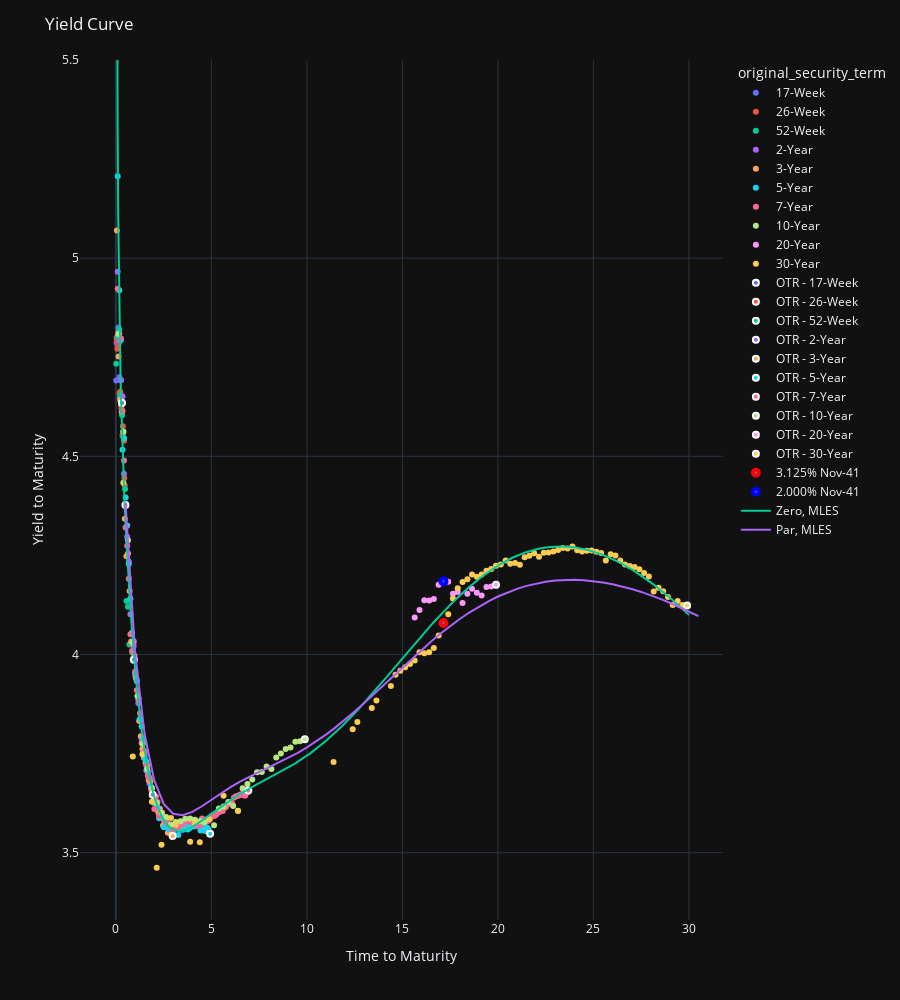

Notebook code cell kept with this figure:
### Code cell
fitted_bspline = filtered_fitted_interpolator.b_spline_with_knots_interpolation(
    knots=[0.5, 1, 2, 3, 4, 5, 7, 8, 9, 10, 11, 12, 15, 20, 25],
    k=3,
    return_func=True,
)
fitted_unispline = filtered_fitted_interpolator.univariate_spline(s=1.75, return_func=True)

plot_usts(
    curve_set_df=curve_set_df,
    ttm_col="time_to_maturity",
    ytm_col=f"{quote_type}_yield",
    hover_data=[
        "issue_date",
        "maturity_date",
        "cusip",
        "label",
        f"{quote_type}_price",
        "free_float",
    ],
    ust_labels_highlighter=[("3.125% Nov-41", "red"), ("2.000% Nov-41", "blue")],
    zero_curves=[
        # (
        #     otr_fit_interpolator.pchip_interpolation(return_func=True),
        #     "PCHIP Intrp - OTR Fit",
        # ),
        # (
        #     fitted_bspline,
        #     "BSpline k=3 - Zero Filtered Fit",
        # ),
        (
            mles_func,
            "Zero, MLES"
        ),
    ],
    par_curves=[
        # (
        #     fitted_bspline,
        #     "BSpline k=3 - Par FF",
        # ),
        # (
        #     fitted_unispline,
        #     "Unispline s=1.75 - Par FF",
        # ),
        (
            mles_func,
            "Par, MLES",
            True
        ),
    ],
    # n_yr_fwd_curves=[
    #     (
    #         nss_func,
    #         1,
    #         "1yr Fwd, NSS",
    #     ) 
    # ]
    # impl_spot_n_yr_fwd_curves=[
    #     (fitted_bspline, 1, "Impl Spots, 1y Fwd"),
    # ],
    # impl_par_n_yr_fwd_curves=[
        # (fitted_bspline, 1, "Impl Par, 1y Fwd"),
    #     (
    #         mles_func,
    #         1,
    #         "1yr Fwd, MLES",
    #         True
    #     )
    # ],
)

### Figure 1 — Plotly figure (JSON) as saved in the notebook; plotly's stock layout.template omitted (floating-point values rounded to 4 significant figures; data arrays with more than 128 entries replaced by an {"elided": "..."} marker saying what was removed)
{"data": [{"customdata": [["2024-09-03T00:00:00", "2024-10-01T00:00:00", "912797LK1", "5.263s , Oct 24s, 17-Week", 99.95, -763.9], ["2024-09-10T00:00:00", "2024-10-08T00:00:00", "912797LS4", "5.171s , Oct 24s, 17-Week", 99.86, -772.5], ["2024-09-17T00:00:00", "2024-10-15T00:00:00", "912797LT2", "5.053s , Oct 24s, 17-Week", 99.77, -798.0], ["2024-09-24T00:00:00", "2024-10-22T00:00:00", "912797LU9", "4.783s , Oct 24s, 17-Week", 99.68, -766.6], ["2024-09-03T00:00:00", "2024-10-29T00:00:00", "912797LV7", "5.212s , Oct 24s, 17-Week", 99.59, -403.1], ["2024-09-10T00:00:00", "2024-11-05T00:00:00", "912797MA2", "5.150s , Nov 24s, 17-Week", 99.5, -404.9], ["2024-09-17T00:00:00", "2024-11-12T00:00:00", "912797MB0", "5.099s , Nov 24s, 17-Week", 99.41, -415.1], ["2024-09-24T00:00:00", "2024-11-19T00:00:00", "912797MC8", "4.790s , Nov 24s, 17-Week", 99.32, -436.7], ["2024-07-30T00:00:00", "2024-11-26T00:00:00", "912797MD6", "5.275s , Nov 24s, 17-Week", 99.23, -184.5], ["2024-08-06T00:00:00", "2024-12-03T00:00:00", "912797ME4", "5.249s , Dec 24s, 17-Week", 99.15, -187.8], ["2024-08-13T00:00:00", "2024-12-10T00:00:00", "912797MN4", "5.144s , Dec 24s, 17-Week", 99.08, -185.2], ["2024-08-20T00:00:00", "2024-12-17T00:00:00", "912797MP9", "5.134s , Dec 24s, 17-Week", 98.99, -190.1], ["2024-08-27T00:00:00", "2024-12-24T00:00:00", "912797MQ7", "5.071s , Dec 24s, 17-Week", 98.9, -164.8], ["2024-09-03T00:00:00", "2024-12-31T00:00:00", "912797MR5", "5.018s , Dec 24s, 17-Week", 98.81, -180.9], ["2024-09-10T00:00:00", "2025-01-07T00:00:00", "912797MW4", "4.956s , Jan 25s, 17-Week", 98.73, -187.5], ["2024-09-17T00:00:00", "2025-01-14T00:00:00", "912797MX2", "4.882s , Jan 25s, 17-Week", 98.65, -196.6]], "hovertemplate": "original_security_term=17-Week<br>time_to_maturity=%{x}<br>eod_yield=%{y}<br>issue_date=%{customdata[0]}<br>maturity_date=%{customdata[1]}<br>cusip=%{customdata[2]}<br>label=%{customdata[3]}<br>eod_price=%{customdata[4]}<br>free_float=%{customdata[5]}<extra></extra>", "legendgroup": "17-Week", "marker": {"color": "#636efa", "symbol": "circle"}, "mode": "markers", "name": "17-Week", "orientation": "v", "showlegend": true, "type": "scatter", "x": [0.0137, 0.03288, 0.05205, 0.07123, 0.09041, 0.1096, 0.1288, 0.1479, 0.1671, 0.1863, 0.2055, 0.2247, 0.2438, 0.263, 0.2822, 0.3014], "xaxis": "x", "y": [4.691, 4.787, 4.8, 4.781, 4.804, 4.791, 4.825, 4.795, 4.798, 4.7, 4.65, 4.652, 4.654, 4.692, 4.652, 4.643], "yaxis": "y"}, {"customdata": [["2024-06-27T00:00:00", "2024-09-26T00:00:00", "912797KM8", "5.379s , Sep 24s, 26-Week", null, -1894.0], ["2024-07-11T00:00:00", "2024-10-10T00:00:00", "912797KT3", "5.374s , Oct 24s, 26-Week", 99.83, -8375.0], ["2024-07-18T00:00:00", "2024-10-17T00:00:00", "912797KU0", "5.337s , Oct 24s, 26-Week", 99.74, -9207.0], ["2024-07-25T00:00:00", "2024-10-24T00:00:00", "912797KV8", "5.332s , Oct 24s, 26-Week", 99.65, -8606.0], ["2024-08-08T00:00:00", "2024-11-07T00:00:00", "912797LC9", "5.212s , Nov 24s, 26-Week", 99.47, -12080.0], ["2024-08-15T00:00:00", "2024-11-14T00:00:00", "912797LD7", "5.207s , Nov 24s, 26-Week", 99.38, -13910.0], ["2024-08-22T00:00:00", "2024-11-21T00:00:00", "912797LE5", "5.192s , Nov 24s, 26-Week", 99.3, -11180.0], ["2024-09-05T00:00:00", "2024-12-05T00:00:00", "912797LF2", "5.103s , Dec 24s, 26-Week", 99.14, -1649.0], ["2024-09-12T00:00:00", "2024-12-12T00:00:00", "912797LP0", "5.025s , Dec 24s, 26-Week", 99.05, -2449.0], ["2024-09-19T00:00:00", "2024-12-19T00:00:00", "912797LQ8", "4.874s , Dec 24s, 26-Week", 98.96, -599.2], ["2024-07-05T00:00:00", "2025-01-02T00:00:00", "912797LR6", "5.323s , Jan 25s, 26-Week", 98.8, -4320.0], ["2024-07-11T00:00:00", "2025-01-09T00:00:00", "912797LX3", "5.286s , Jan 25s, 26-Week", 98.72, -3943.0], ["2024-07-18T00:00:00", "2025-01-16T00:00:00", "912797LY1", "5.185s , Jan 25s, 26-Week", 98.63, -4124.0], ["2024-08-01T00:00:00", "2025-01-30T00:00:00", "912797LZ8", "5.126s , Jan 25s, 26-Week", 98.48, -7197.0], ["2024-08-08T00:00:00", "2025-02-06T00:00:00", "912797MJ3", "4.881s , Feb 25s, 26-Week", 98.39, -5615.0], ["2024-08-15T00:00:00", "2025-02-13T00:00:00", "912797MK0", "4.982s , Feb 25s, 26-Week", 98.31, -6404.0], ["2024-08-29T00:00:00", "2025-02-27T00:00:00", "912797ML8", "4.865s , Feb 25s, 26-Week", 98.15, -4879.0], ["2024-09-05T00:00:00", "2025-03-06T00:00:00", "912797MM6", "4.823s , Mar 25s, 26-Week", 98.08, -799.4], ["2024-09-12T00:00:00", "2025-03-13T00:00:00", "912797MT1", "4.701s , Mar 25s, 26-Week", 98.0, -858.2]], "hovertemplate": "original_security_term=26-Week<br>time_to_maturity=%{x}<br>eod_yield=%{y}<br>issue_date=%{customdata[0]}<br>maturity_date=%{customdata[1]}<br>cusip=%{customdata[2]}<br>label=%{customdata[3]}<br>eod_price=%{customdata[4]}<br>free_float=%{customdata[5]}<extra></extra>", "legendgroup": "26-Week", "marker": {"color": "#EF553B", "symbol": "circle"}, "mode": "markers", "name": "26-Week", "orientation": "v", "showlegend": true, "type": "scatter", "x": [0, 0.03836, 0.05753, 0.07671, 0.1151, 0.1342, 0.1534, 0.1918, 0.211, 0.2301, 0.2685, 0.2877, 0.3068, 0.3452, 0.3644, 0.3836, 0.4219, 0.4411, 0.4603], "xaxis": "x", "y": [null, 4.798, 4.79, 4.771, 4.813, 4.815, 4.785, 4.659, 4.661, 4.663, 4.629, 4.621, 4.633, 4.552, 4.576, 4.556, 4.539, 4.445, 4.426], "yaxis": "y"}, {"customdata": [["2024-07-05T00:00:00", "2024-10-03T00:00:00", "912797GW1", "5.383s , Oct 24s, 52-Week", 99.92, -12410.0], ["2024-08-01T00:00:00", "2024-10-31T00:00:00", "912797HE0", "5.285s , Oct 24s, 52-Week", 99.56, -20400.0], ["2024-08-29T00:00:00", "2024-11-29T00:00:00", "912797HP5", "5.114s , Nov 24s, 52-Week", 99.19, -13910.0], ["2024-09-26T00:00:00", "2024-12-26T00:00:00", "912796ZV4", "4.656s , Dec 24s, 52-Week", 98.88, -2950.0], ["2024-07-25T00:00:00", "2025-01-23T00:00:00", "912797JR9", "5.190s , Jan 25s, 52-Week", 98.55, -6586.0], ["2024-08-22T00:00:00", "2025-02-20T00:00:00", "912797KA4", "4.956s , Feb 25s, 52-Week", 98.23, -8605.0], ["2024-09-19T00:00:00", "2025-03-20T00:00:00", "912797KJ5", "4.573s , Mar 25s, 52-Week", 97.92, -418.3], ["2024-04-18T00:00:00", "2025-04-17T00:00:00", "912797KS5", "5.177s , Apr 25s, 52-Week", 97.76, -3108.0], ["2024-05-16T00:00:00", "2025-05-15T00:00:00", "912797LB1", "5.155s , May 25s, 52-Week", 97.45, -4573.0], ["2024-06-13T00:00:00", "2025-06-12T00:00:00", "912797LN5", "5.177s , Jun 25s, 52-Week", 97.22, -983.7], ["2024-07-11T00:00:00", "2025-07-10T00:00:00", "912797LW5", "5.024s , Jul 25s, 52-Week", 96.92, -2591.0], ["2024-08-08T00:00:00", "2025-08-07T00:00:00", "912797MG9", "4.458s , Aug 25s, 52-Week", 96.64, -3690.0]], "hovertemplate": "original_security_term=52-Week<br>time_to_maturity=%{x}<br>eod_yield=%{y}<br>issue_date=%{customdata[0]}<br>maturity_date=%{customdata[1]}<br>cusip=%{customdata[2]}<br>label=%{customdata[3]}<br>eod_price=%{customdata[4]}<br>free_float=%{customdata[5]}<extra></extra>", "legendgroup": "52-Week", "marker": {"color": "#00cc96", "symbol": "circle"}, "mode": "markers", "name": "52-Week", "orientation": "v", "showlegend": true, "type": "scatter", "x": [0.01918, 0.09589, 0.1753, 0.2493, 0.326, 0.4027, 0.4795, 0.5562, 0.6329, 0.7096, 0.7863, 0.863], "xaxis": "x", "y": [4.734, 4.8, 4.82, 4.654, 4.603, 4.548, 4.418, 4.135, 4.12, 4.025, 4.027, 4.005], "yaxis": "y"}, {"customdata": {"elided": "23x6 mixed values"}, "hovertemplate": "original_security_term=2-Year<br>time_to_maturity=%{x}<br>eod_yield=%{y}<br>issue_date=%{customdata[0]}<br>maturity_date=%{customdata[1]}<br>cusip=%{customdata[2]}<br>label=%{customdata[3]}<br>eod_price=%{customdata[4]}<br>free_float=%{customdata[5]}<extra></extra>", "legendgroup": "2-Year", "marker": {"color": "#ab63fa", "symbol": "circle"}, "mode": "markers", "name": "2-Year", "orientation": "v", "showlegend": true, "type": "scatter", "x": [0.01096, 0.09589, 0.1781, 0.263, 0.3479, 0.4247, 0.5096, 0.5918, 0.6767, 0.7589, 0.8438, 0.9288, 1.011, 1.096, 1.178, 1.263, 1.348, 1.425, 1.51, 1.592, 1.677, 1.759, 1.844], "xaxis": "x", "y": [7.92, 4.966, 4.792, 4.692, 4.651, 4.456, 4.376, 4.297, 4.235, 4.102, 4.052, 4.021, 3.946, 3.932, 3.877, 3.831, 3.786, 3.755, 3.747, 3.707, 3.704, 3.674, 3.663], "yaxis": "y"}, {"customdata": {"elided": "35x6 mixed values"}, "hovertemplate": "original_security_term=3-Year<br>time_to_maturity=%{x}<br>eod_yield=%{y}<br>issue_date=%{customdata[0]}<br>maturity_date=%{customdata[1]}<br>cusip=%{customdata[2]}<br>label=%{customdata[3]}<br>eod_price=%{customdata[4]}<br>free_float=%{customdata[5]}<extra></extra>", "legendgroup": "3-Year", "marker": {"color": "#FFA15A", "symbol": "circle"}, "mode": "markers", "name": "3-Year", "orientation": "v", "showlegend": true, "type": "scatter", "x": [0.05205, 0.137, 0.2192, 0.3041, 0.389, 0.4658, 0.5507, 0.6329, 0.7178, 0.8, 0.8849, 0.9699, 1.052, 1.137, 1.219, 1.304, 1.389, 1.466, 1.551, 1.633, 1.718, 1.8, 1.885, 1.97, 2.052, 2.137, 2.219, 2.304, 2.389, 2.466, 2.551, 2.633, 2.718, 2.8, 2.885], "xaxis": "x", "y": [5.07, 4.752, 4.643, 4.612, 4.562, 4.343, 4.248, 4.255, 4.16, 4.033, 4.027, 3.997, 3.94, 3.895, 3.833, 3.793, 3.761, 3.74, 3.727, 3.72, 3.684, 3.68, 3.661, 3.644, 3.634, 3.623, 3.601, 3.61, 3.598, 3.568, 3.58, 3.582, 3.55, 3.556, 3.552], "yaxis": "y"}, {"customdata": {"elided": "58x6 mixed values"}, "hovertemplate": "original_security_term=5-Year<br>time_to_maturity=%{x}<br>eod_yield=%{y}<br>issue_date=%{customdata[0]}<br>maturity_date=%{customdata[1]}<br>cusip=%{customdata[2]}<br>label=%{customdata[3]}<br>eod_price=%{customdata[4]}<br>free_float=%{customdata[5]}<extra></extra>", "legendgroup": "5-Year", "marker": {"color": "#19d3f3", "symbol": "circle"}, "mode": "markers", "name": "5-Year", "orientation": "v", "showlegend": true, "type": "scatter", "x": [0.01096, 0.09589, 0.1781, 0.263, 0.3479, 0.4247, 0.5096, 0.5918, 0.6767, 0.7589, 0.8438, 0.9288, 1.011, 1.096, 1.178, 1.263, 1.348, 1.425, 1.51, 1.592, 1.677, 1.759, 1.844, 1.929, 2.011, 2.096, 2.178, 2.263, 2.425, 2.51, 2.592, 2.677, 2.759, 2.844, 2.929, 3.011, 3.096, 3.178, 3.263, 3.348, 3.427, 3.512, 3.595, 3.679, 3.762, 3.847, 3.932, 4.014, 4.099, 4.181, 4.266, 4.351, 4.427, 4.512, 4.595, 4.679, 4.762, 4.847], "xaxis": "x", "y": [9.105, 5.207, 4.919, 4.793, 4.516, 4.545, 4.396, 4.325, 4.229, 4.14, 4.055, 4.034, 3.953, 3.936, 3.89, 3.838, 3.819, 3.786, 3.739, 3.73, 3.698, 3.689, 3.666, 3.648, 3.625, 3.626, 3.615, 3.587, 3.588, 3.564, 3.576, 3.574, 3.559, 3.564, 3.566, 3.55, 3.564, 3.568, 3.545, 3.558, 3.558, 3.558, 3.564, 3.568, 3.559, 3.561, 3.565, 3.57, 3.566, 3.569, 3.572, 3.567, 3.556, 3.565, 3.56, 3.554, 3.564, 3.559], "yaxis": "y"}, {"customdata": {"elided": "83x6 mixed values"}, "hovertemplate": "original_security_term=7-Year<br>time_to_maturity=%{x}<br>eod_yield=%{y}<br>issue_date=%{customdata[0]}<br>maturity_date=%{customdata[1]}<br>cusip=%{customdata[2]}<br>label=%{customdata[3]}<br>eod_price=%{customdata[4]}<br>free_float=%{customdata[5]}<extra></extra>", "legendgroup": "7-Year", "marker": {"color": "#FF6692", "symbol": "circle"}, "mode": "markers", "name": "7-Year", "orientation": "v", "showlegend": true, "type": "scatter", "x": [0.01096, 0.09589, 0.1781, 0.263, 0.3479, 0.4247, 0.5096, 0.5918, 0.6767, 0.7589, 0.8438, 0.9288, 1.011, 1.096, 1.178, 1.263, 1.348, 1.425, 1.51, 1.592, 1.677, 1.759, 1.844, 1.929, 2.011, 2.096, 2.178, 2.263, 2.348, 2.425, 2.51, 2.592, 2.677, 2.759, 2.844, 2.929, 3.011, 3.096, 3.178, 3.263, 3.348, 3.427, 3.512, 3.595, 3.679, 3.762, 3.847, 3.932, 4.014, 4.099, 4.181, 4.266, 4.351, 4.427, 4.512, 4.595, 4.679, 4.762, 4.847, 4.932, 5.014, 5.099, 5.181, 5.266, 5.351, 5.427, 5.512, 5.595, 5.679, 5.762, 5.847, 5.932, 6.014, 6.099, 6.181, 6.266, 6.351, 6.427, 6.512, 6.595, 6.679, 6.762, 6.847], "xaxis": "x", "y": [5.899, 4.923, 4.81, 4.797, 4.614, 4.49, 4.32, 4.274, 4.191, 4.051, 4.009, 4.031, 3.957, 3.91, 3.886, 3.852, 3.777, 3.776, 3.755, 3.72, 3.694, 3.688, 3.659, 3.645, 3.61, 3.642, 3.628, 3.593, 3.603, 3.6, 3.581, 3.582, 3.575, 3.571, 3.568, 3.562, 3.556, 3.567, 3.564, 3.564, 3.569, 3.571, 3.572, 3.578, 3.582, 3.579, 3.579, 3.576, 3.579, 3.576, 3.579, 3.567, 3.574, 3.57, 3.586, 3.581, 3.583, 3.58, 3.58, 3.585, 3.593, 3.593, 3.593, 3.597, 3.602, 3.602, 3.606, 3.605, 3.613, 3.615, 3.622, 3.628, 3.627, 3.623, 3.639, 3.642, 3.643, 3.644, 3.646, 3.645, 3.656, 3.644, 3.65], "yaxis": "y"}, {"customdata": {"elided": "39x6 mixed values"}, "hovertemplate": "original_security_term=10-Year<br>time_to_maturity=%{x}<br>eod_yield=%{y}<br>issue_date=%{customdata[0]}<br>maturity_date=%{customdata[1]}<br>cusip=%{customdata[2]}<br>label=%{customdata[3]}<br>eod_price=%{customdata[4]}<br>free_float=%{customdata[5]}<extra></extra>", "legendgroup": "10-Year", "marker": {"color": "#B6E880", "symbol": "circle"}, "mode": "markers", "name": "10-Year", "orientation": "v", "showlegend": true, "type": "scatter", "x": [0.137, 0.389, 0.6329, 0.8849, 1.137, 1.389, 1.633, 1.885, 2.137, 2.389, 2.633, 2.885, 3.137, 3.389, 3.636, 3.888, 4.14, 4.392, 4.636, 4.888, 5.14, 5.392, 5.636, 5.888, 6.14, 6.392, 6.636, 6.888, 7.14, 7.392, 7.638, 7.89, 8.142, 8.395, 8.638, 8.89, 9.142, 9.395, 9.638], "xaxis": "x", "y": [4.808, 4.562, 4.288, 4.031, 3.895, 3.775, 3.711, 3.663, 3.625, 3.6, 3.59, 3.571, 3.577, 3.579, 3.586, 3.586, 3.583, 3.579, 3.577, 3.549, 3.569, 3.611, 3.616, 3.627, 3.618, 3.605, 3.662, 3.673, 3.684, 3.703, 3.703, 3.717, 3.711, 3.74, 3.75, 3.762, 3.765, 3.78, 3.781], "yaxis": "y"}, {"customdata": [["2020-07-31T00:00:00", "2040-05-15T00:00:00", "912810SR0", "1.125s, May 40s, 20-Year", 65.97, 39650.0], ["2020-11-02T00:00:00", "2040-08-15T00:00:00", "912810SQ2", "1.125s, Aug 40s, 20-Year", 65.41, 48780.0], ["2021-02-01T00:00:00", "2040-11-15T00:00:00", "912810ST6", "1.375s, Nov 40s, 20-Year", 67.72, 54620.0], ["2021-04-30T00:00:00", "2041-02-15T00:00:00", "912810SW9", "1.875s, Feb 41s, 20-Year", 73.28, 65810.0], ["2021-08-02T00:00:00", "2041-05-15T00:00:00", "912810SY5", "2.25s, May 41s, 20-Year", 77.44, 55490.0], ["2021-11-01T00:00:00", "2041-08-15T00:00:00", "912810TA6", "1.75s, Aug 41s, 20-Year", 70.81, 74190.0], ["2022-01-31T00:00:00", "2041-11-15T00:00:00", "912810TC2", "2.0s, Nov 41s, 20-Year", 73.47, 62690.0], ["2022-05-02T00:00:00", "2042-02-15T00:00:00", "912810TF5", "2.375s, Feb 42s, 20-Year", 77.81, 49640.0], ["2022-08-01T00:00:00", "2042-05-15T00:00:00", "912810TH1", "3.25s, May 42s, 20-Year", 88.78, 44380.0], ["2022-10-31T00:00:00", "2042-08-15T00:00:00", "912810TK4", "3.375s, Aug 42s, 20-Year", 90.19, 38740.0], ["2023-01-31T00:00:00", "2042-11-15T00:00:00", "912810TM0", "4.0s, Nov 42s, 20-Year", 98.34, 38970.0], ["2023-05-01T00:00:00", "2043-02-15T00:00:00", "912810TQ1", "3.875s, Feb 43s, 20-Year", 96.44, 38980.0], ["2023-07-31T00:00:00", "2043-05-15T00:00:00", "912810TS7", "3.875s, May 43s, 20-Year", 96.25, 38830.0], ["2023-10-31T00:00:00", "2043-08-15T00:00:00", "912810TU2", "4.375s, Aug 43s, 20-Year", 102.8, 41990.0], ["2024-01-31T00:00:00", "2043-11-15T00:00:00", "912810TW8", "4.75s, Nov 43s, 20-Year", 107.9, 41990.0], ["2024-04-30T00:00:00", "2044-02-15T00:00:00", "912810TZ1", "4.5s, Feb 44s, 20-Year", 104.3, 41950.0], ["2024-07-31T00:00:00", "2044-05-15T00:00:00", "912810UB2", "4.625s, May 44s, 20-Year", 106.0, 42000.0]], "hovertemplate": "original_security_term=20-Year<br>time_to_maturity=%{x}<br>eod_yield=%{y}<br>issue_date=%{customdata[0]}<br>maturity_date=%{customdata[1]}<br>cusip=%{customdata[2]}<br>label=%{customdata[3]}<br>eod_price=%{customdata[4]}<br>free_float=%{customdata[5]}<extra></extra>", "legendgroup": "20-Year", "marker": {"color": "#FF97FF", "symbol": "circle"}, "mode": "markers", "name": "20-Year", "orientation": "v", "showlegend": true, "type": "scatter", "x": [15.64, 15.9, 16.15, 16.4, 16.64, 16.9, 17.15, 17.4, 17.64, 17.9, 18.15, 18.4, 18.64, 18.9, 19.15, 19.4, 19.65], "xaxis": "x", "y": [4.093, 4.112, 4.137, 4.136, 4.14, 4.176, 4.184, 4.184, 4.153, 4.158, 4.13, 4.153, 4.166, 4.156, 4.149, 4.17, 4.171], "yaxis": "y"}, {"customdata": {"elided": "82x6 mixed values"}, "hovertemplate": "original_security_term=30-Year<br>time_to_maturity=%{x}<br>eod_yield=%{y}<br>issue_date=%{customdata[0]}<br>maturity_date=%{customdata[1]}<br>cusip=%{customdata[2]}<br>label=%{customdata[3]}<br>eod_price=%{customdata[4]}<br>free_float=%{customdata[5]}<extra></extra>", "legendgroup": "30-Year", "marker": {"color": "#FECB52", "symbol": "circle"}, "mode": "markers", "name": "30-Year", "orientation": "v", "showlegend": true, "type": "scatter", "x": [0.137, 0.389, 0.8849, 1.389, 1.885, 2.137, 2.389, 2.885, 3.137, 3.888, 4.14, 4.392, 4.888, 5.636, 6.392, 11.39, 12.4, 12.64, 13.4, 13.64, 14.4, 14.64, 14.89, 15.15, 15.4, 15.64, 15.9, 16.15, 16.4, 16.64, 16.9, 17.15, 17.4, 17.64, 17.9, 18.15, 18.4, 18.64, 18.9, 19.15, 19.4, 19.65, 19.9, 20.15, 20.4, 20.65, 20.9, 21.15, 21.4, 21.65, 21.9, 22.15, 22.4, 22.65, 22.9, 23.15, 23.4, 23.65, 23.9, 24.15, 24.41, 24.65, 24.9, 25.15, 25.41, 25.65, 25.9, 26.15, 26.41, 26.65, 26.9, 27.15, 27.41, 27.65, 27.9, 28.16, 28.41, 28.65, 28.9, 29.16, 29.41, 29.65], "xaxis": "x", "y": [6.148, 4.434, 3.743, 3.748, 3.628, 3.462, 3.52, 3.588, 3.571, 3.527, 3.575, 3.526, 3.584, 3.644, 3.606, 3.729, 3.812, 3.83, 3.865, 3.884, 3.92, 3.949, 3.959, 3.968, 3.976, 3.985, 4.006, 4.003, 4.005, 4.016, 4.048, 4.079, 4.102, 4.141, 4.167, 4.183, 4.19, 4.202, 4.196, 4.202, 4.211, 4.216, 4.224, 4.227, 4.237, 4.229, 4.231, 4.226, 4.245, 4.249, 4.255, 4.247, 4.257, 4.257, 4.26, 4.263, 4.269, 4.267, 4.272, 4.263, 4.26, 4.262, 4.262, 4.259, 4.256, 4.237, 4.253, 4.25, 4.237, 4.227, 4.223, 4.221, 4.215, 4.205, 4.197, 4.159, 4.168, 4.16, 4.145, 4.125, 4.135, 4.125], "yaxis": "y"}, {"customdata": [["2024-09-24T00:00:00", "2025-01-21T00:00:00", "912797MY0", "4.799s , Jan 25s, 17-Week", 98.57, -202.5]], "hovertemplate": "original_security_term=OTR - 17-Week<br>time_to_maturity=%{x}<br>eod_yield=%{y}<br>issue_date=%{customdata[0]}<br>maturity_date=%{customdata[1]}<br>cusip=%{customdata[2]}<br>label=%{customdata[3]}<br>eod_price=%{customdata[4]}<br>free_float=%{customdata[5]}<extra></extra>", "legendgroup": "OTR - 17-Week", "marker": {"color": "#636efa", "line": {"color": "white", "width": 2}, "symbol": "circle"}, "mode": "markers", "name": "OTR - 17-Week", "orientation": "v", "showlegend": true, "type": "scatter", "x": [0.3205], "xaxis": "x", "y": [4.635], "yaxis": "y"}, {"customdata": [["2024-09-26T00:00:00", "2025-03-27T00:00:00", "912797MU8", "4.425s , Mar 25s, 26-Week", 97.86, 0]], "hovertemplate": "original_security_term=OTR - 26-Week<br>time_to_maturity=%{x}<br>eod_yield=%{y}<br>issue_date=%{customdata[0]}<br>maturity_date=%{customdata[1]}<br>cusip=%{customdata[2]}<br>label=%{customdata[3]}<br>eod_price=%{customdata[4]}<br>free_float=%{customdata[5]}<extra></extra>", "legendgroup": "OTR - 26-Week", "marker": {"color": "#EF553B", "line": {"color": "white", "width": 2}, "symbol": "circle"}, "mode": "markers", "name": "OTR - 26-Week", "orientation": "v", "showlegend": true, "type": "scatter", "x": [0.4986], "xaxis": "x", "y": [4.377], "yaxis": "y"}, {"customdata": [["2024-09-05T00:00:00", "2025-09-04T00:00:00", "912797MH7", "4.345s , Sep 25s, 52-Week", 96.37, -525.3]], "hovertemplate": "original_security_term=OTR - 52-Week<br>time_to_maturity=%{x}<br>eod_yield=%{y}<br>issue_date=%{customdata[0]}<br>maturity_date=%{customdata[1]}<br>cusip=%{customdata[2]}<br>label=%{customdata[3]}<br>eod_price=%{customdata[4]}<br>free_float=%{customdata[5]}<extra></extra>", "legendgroup": "OTR - 52-Week", "marker": {"color": "#00cc96", "line": {"color": "white", "width": 2}, "symbol": "circle"}, "mode": "markers", "name": "OTR - 52-Week", "orientation": "v", "showlegend": true, "type": "scatter", "x": [0.9397], "xaxis": "x", "y": [3.986], "yaxis": "y"}, {"customdata": [["2024-09-03T00:00:00", "2026-08-31T00:00:00", "91282CLH2", "3.75s, Aug 26s, 2-Year", 100.2, -5487.0]], "hovertemplate": "original_security_term=OTR - 2-Year<br>time_to_maturity=%{x}<br>eod_yield=%{y}<br>issue_date=%{customdata[0]}<br>maturity_date=%{customdata[1]}<br>cusip=%{customdata[2]}<br>label=%{customdata[3]}<br>eod_price=%{customdata[4]}<br>free_float=%{customdata[5]}<extra></extra>", "legendgroup": "OTR - 2-Year", "marker": {"color": "#ab63fa", "line": {"color": "white", "width": 2}, "symbol": "circle"}, "mode": "markers", "name": "OTR - 2-Year", "orientation": "v", "showlegend": true, "type": "scatter", "x": [1.929], "xaxis": "x", "y": [3.646], "yaxis": "y"}, {"customdata": [["2024-09-16T00:00:00", "2027-09-15T00:00:00", "91282CLL3", "3.375s, Sep 27s, 3-Year", 99.53, -554.2]], "hovertemplate": "original_security_term=OTR - 3-Year<br>time_to_maturity=%{x}<br>eod_yield=%{y}<br>issue_date=%{customdata[0]}<br>maturity_date=%{customdata[1]}<br>cusip=%{customdata[2]}<br>label=%{customdata[3]}<br>eod_price=%{customdata[4]}<br>free_float=%{customdata[5]}<extra></extra>", "legendgroup": "OTR - 3-Year", "marker": {"color": "#FFA15A", "line": {"color": "white", "width": 2}, "symbol": "circle"}, "mode": "markers", "name": "OTR - 3-Year", "orientation": "v", "showlegend": true, "type": "scatter", "x": [2.97], "xaxis": "x", "y": [3.542], "yaxis": "y"}, {"customdata": [["2024-09-03T00:00:00", "2029-08-31T00:00:00", "91282CLK5", "3.625s, Aug 29s, 5-Year", 100.3, -5566.0]], "hovertemplate": "original_security_term=OTR - 5-Year<br>time_to_maturity=%{x}<br>eod_yield=%{y}<br>issue_date=%{customdata[0]}<br>maturity_date=%{customdata[1]}<br>cusip=%{customdata[2]}<br>label=%{customdata[3]}<br>eod_price=%{customdata[4]}<br>free_float=%{customdata[5]}<extra></extra>", "legendgroup": "OTR - 5-Year", "marker": {"color": "#19d3f3", "line": {"color": "white", "width": 2}, "symbol": "circle"}, "mode": "markers", "name": "OTR - 5-Year", "orientation": "v", "showlegend": true, "type": "scatter", "x": [4.932], "xaxis": "x", "y": [3.548], "yaxis": "y"}, {"customdata": [["2024-09-03T00:00:00", "2031-08-31T00:00:00", "91282CLJ8", "3.75s, Aug 31s, 7-Year", 100.6, -3499.0]], "hovertemplate": "original_security_term=OTR - 7-Year<br>time_to_maturity=%{x}<br>eod_yield=%{y}<br>issue_date=%{customdata[0]}<br>maturity_date=%{customdata[1]}<br>cusip=%{customdata[2]}<br>label=%{customdata[3]}<br>eod_price=%{customdata[4]}<br>free_float=%{customdata[5]}<extra></extra>", "legendgroup": "OTR - 7-Year", "marker": {"color": "#FF6692", "line": {"color": "white", "width": 2}, "symbol": "circle"}, "mode": "markers", "name": "OTR - 7-Year", "orientation": "v", "showlegend": true, "type": "scatter", "x": [6.932], "xaxis": "x", "y": [3.657], "yaxis": "y"}, {"customdata": [["2024-09-16T00:00:00", "2034-08-15T00:00:00", "91282CLF6", "3.875s, Aug 34s, 10-Year", 100.7, 41630.0]], "hovertemplate": "original_security_term=OTR - 10-Year<br>time_to_maturity=%{x}<br>eod_yield=%{y}<br>issue_date=%{customdata[0]}<br>maturity_date=%{customdata[1]}<br>cusip=%{customdata[2]}<br>label=%{customdata[3]}<br>eod_price=%{customdata[4]}<br>free_float=%{customdata[5]}<extra></extra>", "legendgroup": "OTR - 10-Year", "marker": {"color": "#B6E880", "line": {"color": "white", "width": 2}, "symbol": "circle"}, "mode": "markers", "name": "OTR - 10-Year", "orientation": "v", "showlegend": true, "type": "scatter", "x": [9.89], "xaxis": "x", "y": [3.786], "yaxis": "y"}, {"customdata": [["2024-09-03T00:00:00", "2044-08-15T00:00:00", "912810UD8", "4.125s, Aug 44s, 20-Year", 99.31, -1272.0]], "hovertemplate": "original_security_term=OTR - 20-Year<br>time_to_maturity=%{x}<br>eod_yield=%{y}<br>issue_date=%{customdata[0]}<br>maturity_date=%{customdata[1]}<br>cusip=%{customdata[2]}<br>label=%{customdata[3]}<br>eod_price=%{customdata[4]}<br>free_float=%{customdata[5]}<extra></extra>", "legendgroup": "OTR - 20-Year", "marker": {"color": "#FF97FF", "line": {"color": "white", "width": 2}, "symbol": "circle"}, "mode": "markers", "name": "OTR - 20-Year", "orientation": "v", "showlegend": true, "type": "scatter", "x": [19.9], "xaxis": "x", "y": [4.176], "yaxis": "y"}, {"customdata": [["2024-09-16T00:00:00", "2054-08-15T00:00:00", "912810UC0", "4.25s, Aug 54s, 30-Year", 102.2, 24100.0]], "hovertemplate": "original_security_term=OTR - 30-Year<br>time_to_maturity=%{x}<br>eod_yield=%{y}<br>issue_date=%{customdata[0]}<br>maturity_date=%{customdata[1]}<br>cusip=%{customdata[2]}<br>label=%{customdata[3]}<br>eod_price=%{customdata[4]}<br>free_float=%{customdata[5]}<extra></extra>", "legendgroup": "OTR - 30-Year", "marker": {"color": "#FECB52", "line": {"color": "white", "width": 2}, "symbol": "circle"}, "mode": "markers", "name": "OTR - 30-Year", "orientation": "v", "showlegend": true, "type": "scatter", "x": [29.9], "xaxis": "x", "y": [4.123], "yaxis": "y"}, {"customdata": [["2012-01-17T00:00:00", "2041-11-15T00:00:00", "912810QT8", "3.125s, Nov 41s, 30-Year", 88.31, 12750.0]], "hovertemplate": "ust_label=3.125% Nov-41<br>time_to_maturity=%{x}<br>eod_yield=%{y}<br>issue_date=%{customdata[0]}<br>maturity_date=%{customdata[1]}<br>cusip=%{customdata[2]}<br>label=%{customdata[3]}<br>eod_price=%{customdata[4]}<br>free_float=%{customdata[5]}<extra></extra>", "legendgroup": "3.125% Nov-41", "marker": {"color": "#636efa", "line": {"color": "red", "width": 4}, "symbol": "circle"}, "mode": "markers", "name": "3.125% Nov-41", "orientation": "v", "showlegend": true, "type": "scatter", "x": [17.15], "xaxis": "x", "y": [4.079], "yaxis": "y"}, {"customdata": [["2022-01-31T00:00:00", "2041-11-15T00:00:00", "912810TC2", "2.0s, Nov 41s, 20-Year", 73.47, 62690.0]], "hovertemplate": "ust_label=2.000% Nov-41<br>time_to_maturity=%{x}<br>eod_yield=%{y}<br>issue_date=%{customdata[0]}<br>maturity_date=%{customdata[1]}<br>cusip=%{customdata[2]}<br>label=%{customdata[3]}<br>eod_price=%{customdata[4]}<br>free_float=%{customdata[5]}<extra></extra>", "legendgroup": "2.000% Nov-41", "marker": {"color": "#636efa", "line": {"color": "blue", "width": 4}, "symbol": "circle"}, "mode": "markers", "name": "2.000% Nov-41", "orientation": "v", "showlegend": true, "type": "scatter", "x": [17.15], "xaxis": "x", "y": [4.184], "yaxis": "y"}, {"mode": "lines", "name": "Zero, MLES", "type": "scatter", "x": {"elided": "1000 float values"}, "y": {"elided": "1000 float values"}}, {"mode": "lines", "name": "Par, MLES", "type": "scatter", "x": [0.5, 1, 1.5, 2, 2.5, 3, 3.5, 4, 4.5, 5, 5.5, 6, 6.5, 7, 7.5, 8, 8.5, 9, 9.5, 10, 10.5, 11, 11.5, 12, 12.5, 13, 13.5, 14, 14.5, 15, 15.5, 16, 16.5, 17, 17.5, 18, 18.5, 19, 19.5, 20, 20.5, 21, 21.5, 22, 22.5, 23, 23.5, 24, 24.5, 25, 25.5, 26, 26.5, 27, 27.5, 28, 28.5, 29, 29.5, 30, 30.5], "y": [4.383, 4.008, 3.8, 3.683, 3.623, 3.598, 3.594, 3.603, 3.617, 3.633, 3.65, 3.665, 3.679, 3.692, 3.704, 3.715, 3.726, 3.738, 3.751, 3.765, 3.781, 3.798, 3.816, 3.836, 3.856, 3.878, 3.9, 3.923, 3.945, 3.968, 3.99, 4.012, 4.033, 4.053, 4.072, 4.089, 4.106, 4.121, 4.134, 4.146, 4.157, 4.166, 4.173, 4.179, 4.183, 4.186, 4.188, 4.188, 4.187, 4.185, 4.182, 4.177, 4.172, 4.165, 4.158, 4.15, 4.14, 4.131, 4.12, 4.109, 4.097]}], "layout": {"height": 1000, "legend": {"title": {"text": "original_security_term"}, "tracegroupgap": 0}, "margin": {"t": 60}, "showlegend": true, "title": {"text": "Yield Curve"}, "xaxis": {"anchor": "y", "domain": [0, 1], "showspikes": true, "spikecolor": "white", "spikemode": "across", "spikesnap": "cursor", "title": {"text": "Time to Maturity"}}, "yaxis": {"anchor": "x", "domain": [0, 1], "range": [3.33, 5.5], "showspikes": true, "spikecolor": "white", "spikesnap": "cursor", "spikethickness": 0.5, "title": {"text": "Yield to Maturity"}}}}
